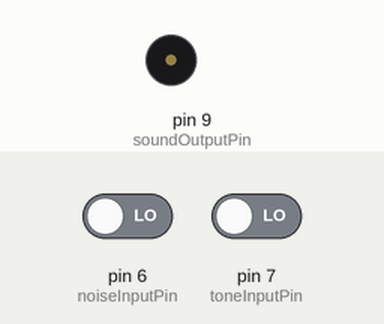
The sketch below on a simulated Arduino Uno, built with avr-gcc and run on an emulated ATmega328P. Shown: buzzer (waves = sounding). The test bench sets the inputs (shaded band); at power-on: pin 7 (toneInputPin) LOW, pin 6 (noiseInputPin) LOW. Random numbers use the default seed unless the sketch sets one.

Above: at 1.2 s.
1.3 s: pin 7 (toneInputPin) driven HIGH
At 2.6 s:
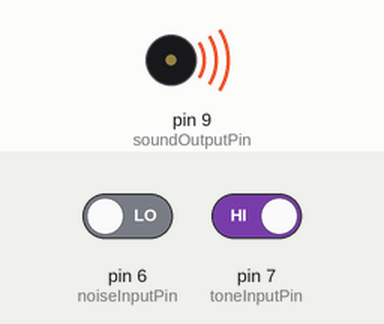
Timing chart, 0 to 4.3 s (numbered marks = the images above; inputs shaded):
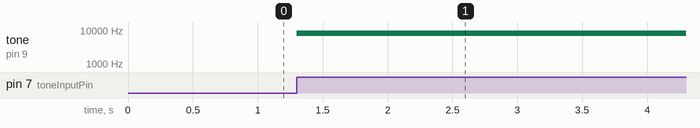

Measured:
- after the input at 1.3 s, tone on pin 9 (soundOutputPin): silent → 8000 Hz at once

The sketch:

taskControl.ino
```cpp
int noiseInputPin = 6;
int toneInputPin = 7;
int soundOutputPin = 9;
int toneDuration = 200; // ms
int toneFreq = 8000;
int noiseDuration = 1000;
unsigned long noiseStartTime = 0;

void setup() {
  pinMode(noiseInputPin,INPUT);
  pinMode(toneInputPin,INPUT);
  pinMode(soundOutputPin,OUTPUT);
}

void loop() {
  if (digitalRead(toneInputPin) == HIGH) {
    tone(soundOutputPin,toneFreq,toneDuration);
  }
  else if (digitalRead(noiseInputPin) == HIGH) {
    noTone(soundOutputPin);
    noiseStartTime = millis();
    while (millis()-noiseStartTime < noiseDuration) {
      digitalWrite(soundOutputPin,random(2));
    }
    digitalWrite(soundOutputPin,LOW);
  }
}
```
